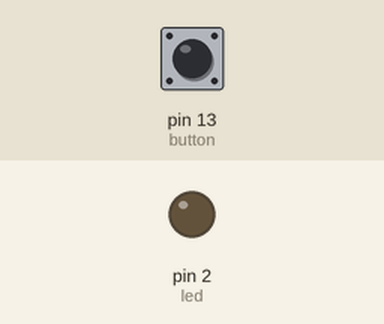
This sketch was run on a simulated Arduino Uno, built with avr-gcc and run on an emulated ATmega328P. On the bench: output pins drawn as LEDs (lit = HIGH). The inputs (shaded band) are chosen by the test bench; at power-on: pin 13 (button) HIGH.

Above: at 1.2 s.
1.3 s: pin 13 (button) pulled LOW for 0.15 s
At 1.7 s:
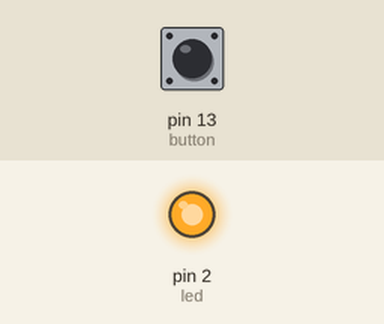
3.3 s: pin 13 (button) pulled LOW for 3.2 s
At 7.6 s:
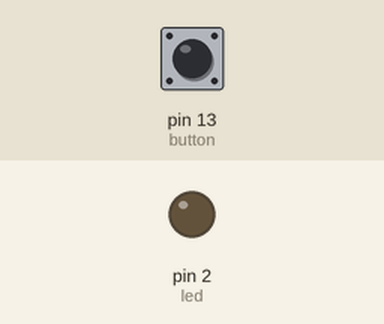
Timing chart, 0 to 9.1 s (numbered marks = the images above; inputs shaded):
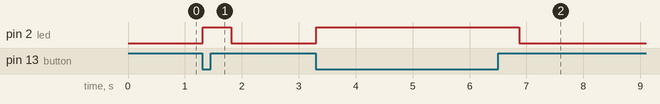

Measured:
- after the input at 1.3 s, pin 2 (led): LOW → HIGH at once, → LOW 0.50 s later
- after the input at 3.3 s, pin 2 (led): LOW → HIGH at once, → LOW 3.6 s later

The sketch:

sketch_dec01a.ino
```cpp
// exemple 5 améliotré rq : l'etat que le btn prend peut etre memorisé dans une var de ce fait le prg sera :
int button= 13;
int led=2;
int btn_state;
void setup()
{
  pinMode(button,INPUT);
  pinMode(led,OUTPUT);
  btn_state = HIGH;
}

void loop()
{
btn_state = digitalRead(button);
if(btn_state==LOW)
{
  delay(10);
  digitalWrite(led,HIGH);
  delay(500);
}
else
{
  digitalWrite(led,LOW);
}
}
```
